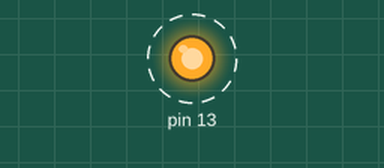
Simulated run of this sketch. Board: Arduino Uno, built with avr-gcc and run on an emulated ATmega328P. On the bench: output pins drawn as LEDs (lit = HIGH). Dashed ring = blinking. What the sketch prints to the serial monitor is not drawn.

Above: at 0.2 s.
Timing chart, 0 to 3.0 s (numbered marks = the images above):
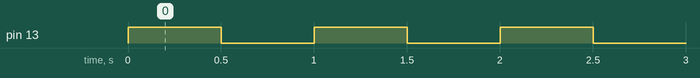

Measured:
- by itself, pin 13: alternates HIGH for 0.50 s and LOW for 0.50 s

The sketch:

nao_test_code.ino
```cpp
void setup() {
  Serial.begin(9600);
  pinMode(13, OUTPUT);
}

void loop() {
  static bool ledOn = false;
  Serial.println("0, 1, 2, 3, 4, 5, 6, 7");
  if(ledOn){
    digitalWrite(13, LOW);
    ledOn = false;
  }
  else{
    digitalWrite(13, HIGH);
    ledOn = true;
  }
  delay(500);
}
```
